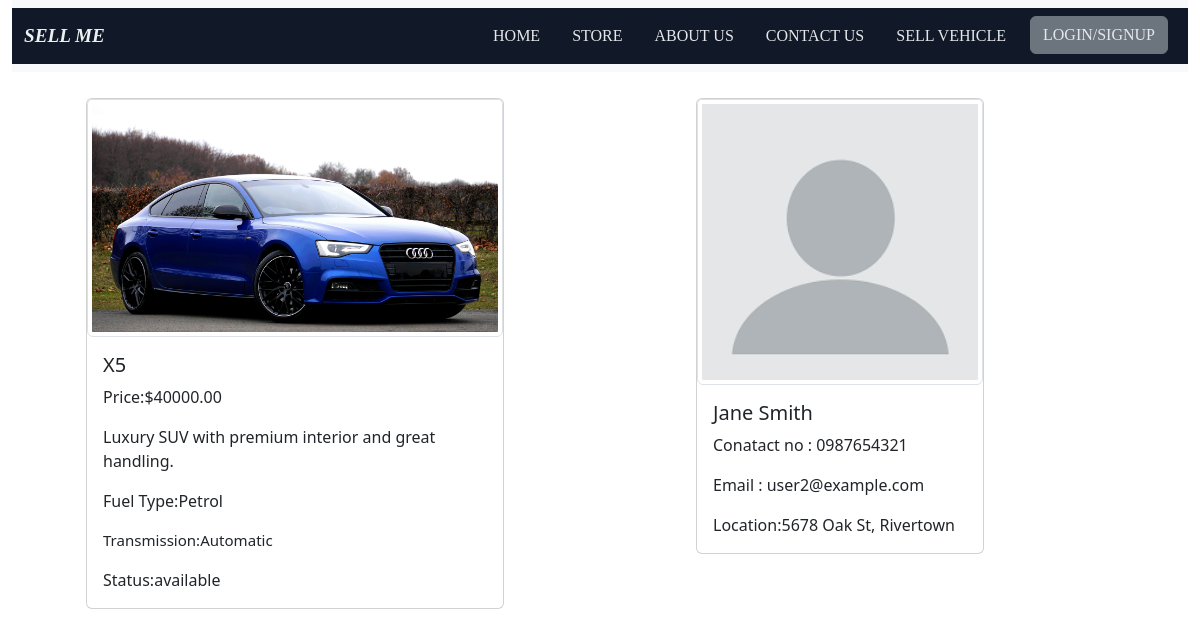
Page /details.php?id=5 (signed in) on the committed database.
### tables this page shows
CREATE TABLE `vehicles` (
  `vehicle_id` int(11) NOT NULL,
  `seller_id` int(11) NOT NULL,
  `make_id` int(11) NOT NULL,
  `model` varchar(50) NOT NULL,
  `year` year(4) NOT NULL,
  `price` decimal(10,2) NOT NULL,
  `mileage` int(11) NOT NULL,
  `fuel_type` enum('Petrol','Diesel','Electric','Hybrid') NOT NULL,
  `transmission` enum('Manual','Automatic') NOT NULL,
  `description` text DEFAULT NULL,
  `image` varchar(255) DEFAULT NULL,
  `status` enum('available','sold') DEFAULT 'available',
  `created_at` timestamp NOT NULL DEFAULT current_timestamp()
);

CREATE TABLE `users` (
  `user_id` int(11) NOT NULL,
  `username` varchar(50) NOT NULL,
  `password` varchar(255) NOT NULL,
  `email` varchar(100) NOT NULL,
  `full_name` varchar(100) NOT NULL,
  `phone_number` varchar(15) DEFAULT NULL,
  `address` text DEFAULT NULL,
  `created_at` timestamp NOT NULL DEFAULT current_timestamp()
);

### func/functions.php (the view, shortened to what this page needs)
<?php
   function getVehicleDetails($id,$connect){
        $sql1 = "SELECT * FROM vehicles WHERE vehicle_id = $id ";
        $result1 = mysqli_query($connect,$sql1);
        $row1 = mysqli_fetch_assoc($result1);
        $sellerid = $row1['seller_id'];
        $sql2 = "SELECT * FROM users WHERE user_id = $sellerid";
        $result2 = mysqli_query($connect,$sql2);
        $row2 = mysqli_fetch_assoc($result2);
        echo '
            <div class="row">
                <div class="col" style = "padding:3em ; margin:3em;">
                <div class="card float-start">
                <img class="card-img-top img-thumbnail" src="'.$row1["image"].'" class="card-img-top" alt="" height="3em">
                <div class="card-body" style="font-size:13pt;">
                    <h5 class="card-text">'.$row1["model"].'</h5>
                    <p class="card-text" style="font-size:12pt;">Price:$'.$row1["price"].'</p>
                    <p class="card-text" style="font-size:12pt;">'.$row1["description"].'</p>
                    <p class="card-text" style="font-size:12pt;">Fuel Type:'.$row1["fuel_type"].'</p>
                    <p class="card-text" style="font-size:11.3pt;">Transmission:'.$row1["transmission"].'</p>
                    <p class="card-text" style="font-size:12pt;">Status:'.$row1["status"].'</p>
                </div>
            </div>
                </div>
                <div class="col" style = "padding:3em;margin:3em">
                    <div class="card float-start" style="width:18em;">
                    <img class="card-img-top img-thumbnail" src="images/user.png" class="card-img-top" alt="" height="3em">
                        <div class="card-body" style="font-size:13pt;">
                            <h5 class="card-text">'.$row2["full_name"].'</h5>
                            <p class="card-text" style="font-size:12pt;">Conatact no : '.$row2["phone_number"].'</p>
                            <p class="card-text" style="font-size:12pt;">Email : '.$row2["email"].'</p>
                            <p class="card-text" style="font-size:12pt;">Location:'.$row2["address"].'</p>
                </div>
                </div>
            </div>
        ';
   }
?>

### details.php (shortened to what this page needs)
<!DOCTYPE html>
<html lang="en">
<head>
    <link rel="stylesheet" href="css/style.css">
    <link href="bootstrap-5.3.3-dist/css/bootstrap.min.css" rel="stylesheet">
</head>
<body>
    <div class = "row">
        <?php include 'func/header.php'; ?>
    </div>
    <?php
    require_once 'conf/dbconf.php';
    if(isset($_SESSION['fname'])){
        $id = $_GET['id'];
        require_once 'func/functions.php';
        getVehicleDetails($id,$connect);
    }else{
        header("location:login.php");
    }
?>
</body>
</html>

### func/header.php
<?php
     echo "
    <div class='row'>
    <div class='fixed-top'>
        <nav class='navbar navbar-expand-lg navbar-light bg-light'>
            <div class='container-fluid' style='background-color:#111827'>
                <div class='logo'>SELL ME</div>
                <button class='navbar-toggler'style='background-color:#F3F4F6;margin:0.5em;' type='button' data-bs-toggle='collapse' data-bs-target='#navbarNav' aria-controls='navbarNav' aria-expanded='false' aria-label='Toggle navigation'>
                    <span class='navbar-toggler-icon'></span>
                </button>
                <div class='collapse navbar-collapse' id='navbarNav'>
                    <ul class='navbar-nav ms-auto'>
                        <li class='nav-item' style='margin:0.5em'>
                            <a class='nav-link' href='index.php#home' style='color: #E5E7EB; font-family: \"Times New Roman\", Times, serif;'>HOME</a>
                        </li>
                        <li class='nav-item' style='margin:0.5em'>
                            <a class='nav-link' href='index.php#item' style='color: #E5E7EB; font-family: \"Times New Roman\", Times, serif;'>STORE</a>
                        </li>
                        <li class='nav-item' style='margin:0.5em'>
                            <a class='nav-link' href='index.php#aboutus' style='color: #E5E7EB; font-family: \"Times New Roman\", Times, serif;'>ABOUT US</a>
                        </li>
                        <li class='nav-item' style='margin:0.5em'>
                            <a class='nav-link' href='contact.php' style='color: #E5E7EB; font-family: \"Times New Roman\", Times, serif;'>CONTACT US</a>
                        </li>
                        <li class='nav-item' style='margin:0.5em'>
                            <a class='nav-link' href='sell.php' style='color: #E5E7EB; font-family: \"Times New Roman\", Times, serif;'>SELL VEHICLE</a>
                        </li>
                        <li class='nav-item' style='margin:0.5em'>
                            <a href='login.php' class='btn btn-secondary' style='color: #E5E7EB; font-family: \"Times New Roman\", Times, serif;'>LOGIN/SIGNUP</a>
                        </li>
                    </ul>
                </div>
            </div>
        </nav>
    </div>
    </div>";
?>

### css/style.css (style rules this page uses)
body { background-color: #ecf0f1; margin: 2px; padding: 2px; }
.logo { color: #ecf0f1; font-size: larger; font-weight: bolder; font-style: italic; font-family: "Times New Roman", Times, serif; }
p { font-size: 13pt; }

### rows in the picture
vehicles: image (picture), model "X5", price "40000.00", description "Luxury SUV with premium interior and great handling.", fuel_type "Petrol", transmission "Automatic", status "available"
users: full_name "Jane Smith", phone_number "0987654321", email "user2@example.com", address "5678 Oak St, Rivertown"
